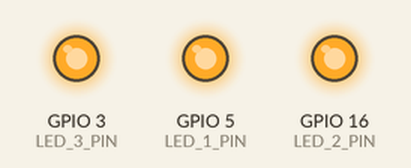
A sketch run on a simulated ESP32. Shown: output pins drawn as LEDs (lit = HIGH).

Above: at 0.02 s.
At 0.57 s:
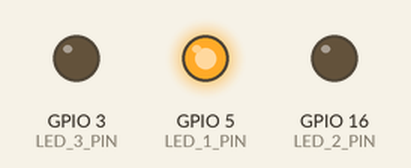
At 1.07 s:
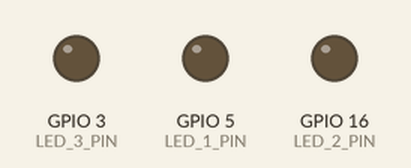
At 2.02 s:
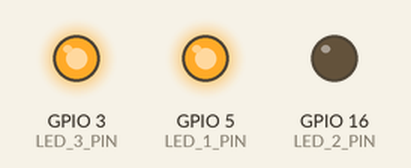
At 3.22 s:
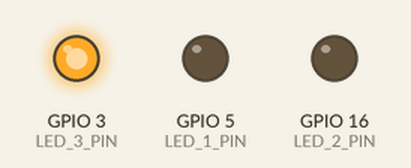
At 4.47 s:
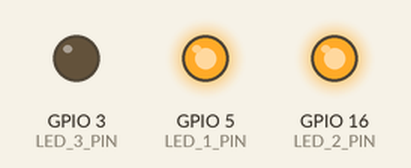
Timing chart, 0 to 4.8 s (numbered marks = the images above):
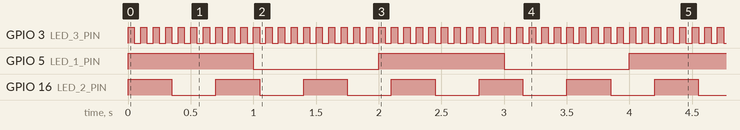

Measured:
- by itself, GPIO 3 (LED_3_PIN): alternates HIGH for 0.05 s and LOW for 0.05 s
- by itself, GPIO 5 (LED_1_PIN): alternates HIGH for 1.0 s and LOW for 1.0 s
- by itself, GPIO 16 (LED_2_PIN): alternates HIGH for 0.35 s and LOW for 0.35 s

The sketch:

led_task.ino
```cpp
//Youtube tutorial : https://youtu.be/382p1NT1Wcs
#include <Arduino.h>

#define LED_1_PIN 5
#define LED_2_PIN 16
#define LED_3_PIN 3

void setup() {
    xTaskCreatePinnedToCore(
        led1_sketch,     // Task function
        "taskName",      // Task name
        8192,                  // Stack size
        NULL,                  // Task input parameters
        1,                     // Task priority, be carefull when changing this
        NULL,                  // Task handle, add one if you want control over the task (resume or suspend the task)
        0                      // Core to run the task on
    );
    xTaskCreatePinnedToCore(
        led2_sketch,     // Task function
        "taskName",      // Task name
        8192,                  // Stack size
        NULL,                  // Task input parameters
        1,                     // Task priority, be carefull when changing this
        NULL,                  // Task handle, add one if you want control over the task (resume or suspend the task)
        1                      // Core to run the task on
    );
    xTaskCreatePinnedToCore(
        led3_sketch,     // Task function
        "taskName",      // Task name
        8192,                  // Stack size
        NULL,                  // Task input parameters
        1,                     // Task priority, be carefull when changing this
        NULL,                  // Task handle, add one if you want control over the task (resume or suspend the task)
        1                      // Core to run the task on
    );
}

void led1_sketch(void *parameter) {
    // Setup start here
    pinMode(LED_1_PIN, OUTPUT);

    // End of your setup

    // Loop function, run repeatedly
    for (;;) {
        int led = digitalRead(LED_1_PIN);
        digitalWrite(LED_1_PIN, !led);
        delay(1000); // Allow other tasks to run, adjust as needed
    }
}
void led2_sketch(void *parameter) {
    // Setup start here
    pinMode(LED_2_PIN, OUTPUT);

    // End of your setup

    // Loop function, run repeatedly
    for (;;) {
        int led = digitalRead(LED_2_PIN);
        digitalWrite(LED_2_PIN, !led);
        delay(350); // Allow other tasks to run, adjust as needed
    }
}
void led3_sketch(void *parameter) {
    // Setup start here
    pinMode(LED_3_PIN, OUTPUT);

    // End of your setup

    // Loop function, run repeatedly
    for (;;) {
        int led = digitalRead(LED_3_PIN);
        digitalWrite(LED_3_PIN, !led);
        delay(50); // Allow other tasks to run, adjust as needed
    }
}

void loop() {
}
```
